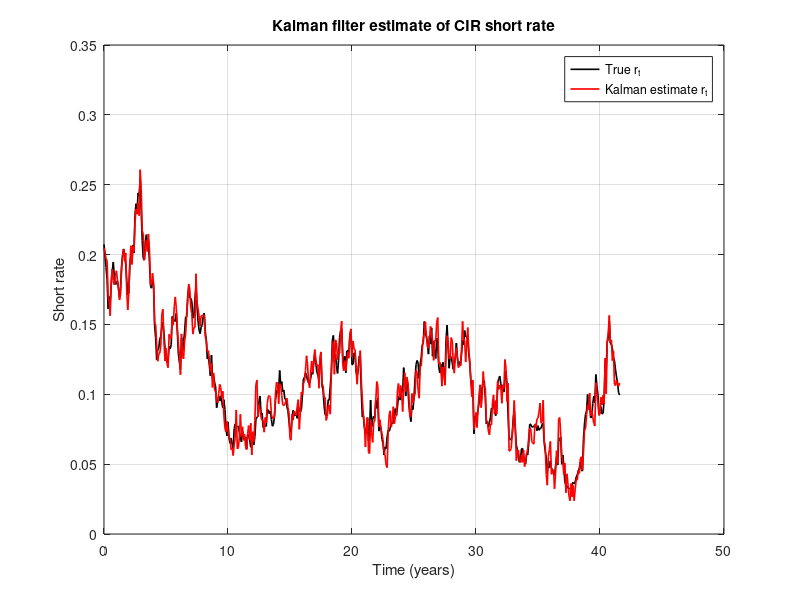

MATLAB code for this plot: (Note: this script raises an error after producing the figure.)
%% Filtering in state space models
% Kajsa Hansson Willis & Victoria Lagerstedt
% FMSN60: Financial Statistics 2026
clear; clc;

addpath('/Users/khw/Documents/År 5/Finansiell Statistik/Labbar/Lab4')

%% Affine short rate model
load CIRstruct2;


data = cir.data;  
N = cir.Nobs;
dt = cir.dt;

T = [1/4, 1/2, 1, 2, 3, 5]; % maturities
x = T; % time to maturity 

a = cir.a;
b = cir.b;
sigma = cir.s;

gamma  = sqrt(a^2 + 2*sigma^2);         
exp_gx = exp(gamma .* x);              

B = 2*(exp_gx - 1) ./ ((gamma + a)*(exp_gx - 1) + 2*gamma); 

A = ((2*gamma .* exp((a+gamma).*(x/2))) ./ ((gamma + a).*(exp_gx - 1) + 2*gamma)).^(2*a*b/sigma^2); 


C = (B ./ T)';     % linear measurement equation       
D = -(1./T .* log(A))';   


phi = 1 - a*dt;  % Euler discretization        
const = a*b*dt;          
Q = sigma^2 * b * dt; 


x_filt = zeros(N,1); % filtered r_k
P_filt = zeros(N,1); % filtered variance

R = 1e-4 * eye(6); % measurement noise covariance
x = b; % start at long-run mean
P = 0.1; % initial uncertainty

for k = 1:N
    x_pred = phi * x + const;     
    P_pred = phi * P * phi + Q;    
    
    yk     = yhat(k,:).';            
    y_pred = D + C * x_pred;         
    
    innov  = yk - y_pred;            
    S      = C * P_pred * C' + R;    
    K      = P_pred * C' / S;       
    
    x = x_pred + K * innov;          
    P = (1 - K * C) * P_pred;     
    
    x_filt(k) = x;
    P_filt(k) = P;
end


t_grid = (0:N-1)' * dt;

figure;
plot(t_grid, data, 'k-', 'LineWidth', 1.2); hold on;
plot(t_grid, x_filt, 'r-', 'LineWidth', 1.2);
xlabel('Time (years)');
ylabel('Short rate');
legend('True r_t','Kalman estimate r_t','Location','best');
title('Kalman filter estimate of CIR short rate');
grid on;

%% Extra Real Data

clear; 

load FredData;   

Y = FredData;    
T = [1/4, 1/2, 1, 2, 3, 5];
dt = 1/12;              % monthly data

[Tobs, m] = size(Y);

theta0 = log([0.1; 0.05; 0.05; 1e-4]);  % log [a, b, sigma, lambda]

negloglik_fun = @(theta) kalman_negloglik_CIR(theta, Y, T, dt);

[theta_hat, fval] = fminsearch(negloglik_fun, theta0);

a_hat = exp(theta_hat(1));
b_hat = exp(theta_hat(2));
sigma_hat = exp(theta_hat(3));
lambda_hat = exp(theta_hat(4));

fprintf('Estimated a = %.4f\n', a_hat);
fprintf('Estimated b = %.4f\n', b_hat);
fprintf('Estimated sigma = %.4f\n', sigma_hat);
fprintf('Estimated lambda = %.6f\n', lambda_hat);

[r_filt, ~] = kalman_filter_CIR(a_hat, b_hat, sigma_hat, lambda_hat, Y, T, dt);

time_grid = (0:Tobs-1)' * dt;
figure;
plot(time_grid, r_filt, 'b', 'LineWidth', 1.2);
xlabel('Time (years since Jan 2009)');
ylabel('Short rate');
title('Estimated short rate');
grid on;

%% Stochastic Volatility
clear;
load StochVol;

T = length(Z);

kappa0 = -2;
kappa1 = 0.7;
tau    = 1;

eta    = -1.2704;      
R      = (pi^2)/2;   

y = log(Z.^2) - eta;

x_filt = zeros(T,1);
P_filt = zeros(T,1);

x = kappa0 / (1 - kappa1);  % stationary mean of AR(1)
P = (tau^2)/(1-kappa1^2);   % stationary variance of x_t                  

Q = tau^2;                  

for t = 1:T
    x_pred = kappa0 + kappa1 * x;
    P_pred = kappa1^2 * P + Q;
    
    v = y(t) - x_pred;           
    S = P_pred + R;              
    K = P_pred / S;            
    
    x = x_pred + K * v;          
    P = (1 - K) * P_pred;      
    
    x_filt(t) = x;
    P_filt(t) = P;
end

sigma_hat = exp(0.5 * x_filt);


time = (1:T)';

figure;
plot(time, V, 'k-', 'LineWidth', 1.2); hold on;
plot(time, x_filt, 'r-', 'LineWidth', 1.2);
xlabel('t');
ylabel('\sigma_t');
legend('True log volatility','Kalman estimate','Location','best');
title('Kalman filter estimate of stochastic volatility');
grid on;

figure;
plot(time, sigma_hat, 'r-', 'LineWidth', 1.2);
xlabel('t'); ylabel('sigmahat_t');
title('Kalman-filtered volatility');
grid on;
%% The Particle Filter

N = 1000; 
n = length(y);
xhat = zeros(n,1);      
sigmahat = zeros(n,1);     

m0 = kappa0/(1 - kappa1);
v0 = tau^2/(1 - kappa1^2);
part = m0 + sqrt(v0) * randn(N,1);   
w = ones(N,1) / N;

obs_n = @(x,y) normpdf(y,x,S);
w = obs_n(part, y(1));
w = w / sum(w);                      
xhat(1) = sum(part .* w);          
sigmahat(1) = exp(0.5 * xhat(1));

ind  = randsample(N, N, true, w);
part = part(ind);

for t = 2:n
    part = kappa0 + kappa1 * part + tau * randn(N,1);
    w = obs_n(part, y(t));
    
    if sum(w) == 0
        w = ones(N,1) / N;
    else
        w = w / sum(w);
    end
    
    xhat(t) = sum(part .* w);
    sigmahat(t) = exp(0.5 * xhat(t));
    
    ind  = randsample(N, N, true, w);
    part = part(ind);
end

figure;
plot(sigmahat,'LineWidth',1.2)
title('Filtered Volatility (Particle Filter)');
xlabel('t'); ylabel('\sigma_t');
grid on;

%% The particle filter with t distribution 

nu = 4; % ska den estimeras? 

n = length(y);
xhat_t = zeros(n,1);
sigmahat_t = zeros(n,1);

m0 = kappa0 / (1 - kappa1);
v0 = tau^2 / (1 - kappa1^2);
part = m0 + sqrt(v0) * randn(N,1);  
w = ones(N,1) / N;

obs_t = @(x,y,nu) (tpdf(y ./ exp(0.5*x), nu) ./ exp(0.5*x));

w = obs_t(part, y(1), nu);
if sum(w) == 0
    w = ones(N,1) / N;
else
    w = w / sum(w);
end
xhat_t(1) = sum(part .* w);
sigmahat_t(1) = exp(0.5 * xhat_t(1));

ind = randsample(N, N, true, w);
part = part(ind);

for t = 2:n
    part = kappa0 + kappa1 * part + tau * randn(N,1);
    
    w = obs_t(part, y(t), nu);
    if sum(w) == 0
        w = ones(N,1) / N;
    else
        w = w / sum(w);
    end
    
    xhat_t(t) = sum(part .* w);
    sigmahat_t(t) = exp(0.5 * xhat_t(t));
    
    ind = randsample(N, N, true, w);
    part = part(ind);
end

figure;
plot(sigmahat_t,'LineWidth',1.2)
title('Filtered Volatility (Particle Filter)');
xlabel('t'); ylabel('\sigma_t');
grid on;
%% Example
% example of particle bootstrap filter
N = 1000; % number of particles
n = 60;   % number of observations
tau = zeros(1,n+1); % vector of filter means
w = zeros(N,1);    % vector of weights
p = @(x,y) normpdf(y,x,S); % observation density, for weights 
part = R*sqrt(1/(1 - A^2))*randn(N,1); % initialization
w = p(part,Y(1));   % weighting
tau(1) = sum(part.*w)/sum(w);  % estimation 
ind = randsample(N,N,true,w); % selection
part = part(ind);
for k = 1:n, % main loop
    part = A*part + R*randn(N,1); % mutation (move accord to AR(1) dyn
    w = p(part,Y(k + 1)); % weighting w. meas pdf
    tau(k + 1) = sum(part.*w)/sum(w); % estimation (calc cond exp)
    ind = randsample(N,N,true,w); % selection (resampling)
    part = part(ind);
end


%% Functions 

function nll = kalman_negloglik_CIR(theta, Y, T, dt)

    a     = exp(theta(1));
    b     = exp(theta(2));
    sigma = exp(theta(3));
    lam   = exp(theta(4));  

    [N, m] = size(Y);

    x = T;                            
    gamma  = sqrt(a^2 + 2*sigma^2);

    exp_gx = exp(gamma .* x);          

    B = 2*(exp_gx - 1) ./ ((gamma + a)*(exp_gx - 1) + 2*gamma );
    A = ((2*gamma .* exp((a+gamma).*(x/2))) ./ ((gamma + a).*(exp_gx - 1) + 2*gamma)) .^(2*a*b/sigma^2);

    C = (B ./ T)';                        
    D = -(1./T .* log(A))';                

    R = lam * eye(m);                      

    phi = 1 - a*dt;
    c_state = a*b*dt;
    Q = sigma^2 * b * dt;           

    x = b;                 
    P = 0.01;            

    loglik = 0;

    const = m * log(2*pi);

    for k = 1:N
        x_pred = phi * x + c_state;
        P_pred = phi * P * phi + Q;

        yk = Y(k,:).';              

        y_pred = D + C * x_pred;

        innov = yk - y_pred;        
        S = C * P_pred * C' + R;  

        [L,p] = chol(S,'lower');
        if p > 0
            nll = 1e10;
            return;
        end
        logdetS = 2*sum(log(diag(L))); % square of triangular 
        quadform = innov' * (S \ innov);

        loglik = loglik - 0.5 * (const + logdetS + quadform);

        K = P_pred * C' / S;              

        x = x_pred + K * innov;           
        P = (1 - K*C) * P_pred;         
    end

    nll = -loglik;   
end


function [x_filt, P_filt] = kalman_filter_CIR(a, b, sigma, lam, Y, T, dt)

    [N, m] = size(Y);

    x_filt = zeros(N,1);
    P_filt = zeros(N,1);

    x = T;
    gamma  = sqrt(a^2 + 2*sigma^2);
    exp_gx = exp(gamma .* x);

    B = 2*(exp_gx - 1) ./ ( (gamma + a)*(exp_gx - 1) + 2*gamma );
    A = ( (2*gamma .* exp((a+gamma).*(x/2))) ./ ((gamma + a).*(exp_gx - 1) + 2*gamma)) .^(2*a*b/sigma^2);

    C = (B ./ T)';                         
    D = -(1./T .* log(A))';                

    R = lam * eye(m);

    phi     = 1 - a*dt;
    c_state = a*b*dt;
    Q       = sigma^2 * b * dt;

    x = b;
    P = 0.01;

    for k = 1:N
        x_pred = phi * x + c_state;
        P_pred = phi * P * phi + Q;

        yk = Y(k,:).';
        y_pred = D + C * x_pred;

        innov = yk - y_pred;
        S = C * P_pred * C' + R;
        K = P_pred * C' / S;

        x = x_pred + K * innov;
        P = (1 - K*C) * P_pred;

        x_filt(k) = x;
        P_filt(k) = P;
    end
end

